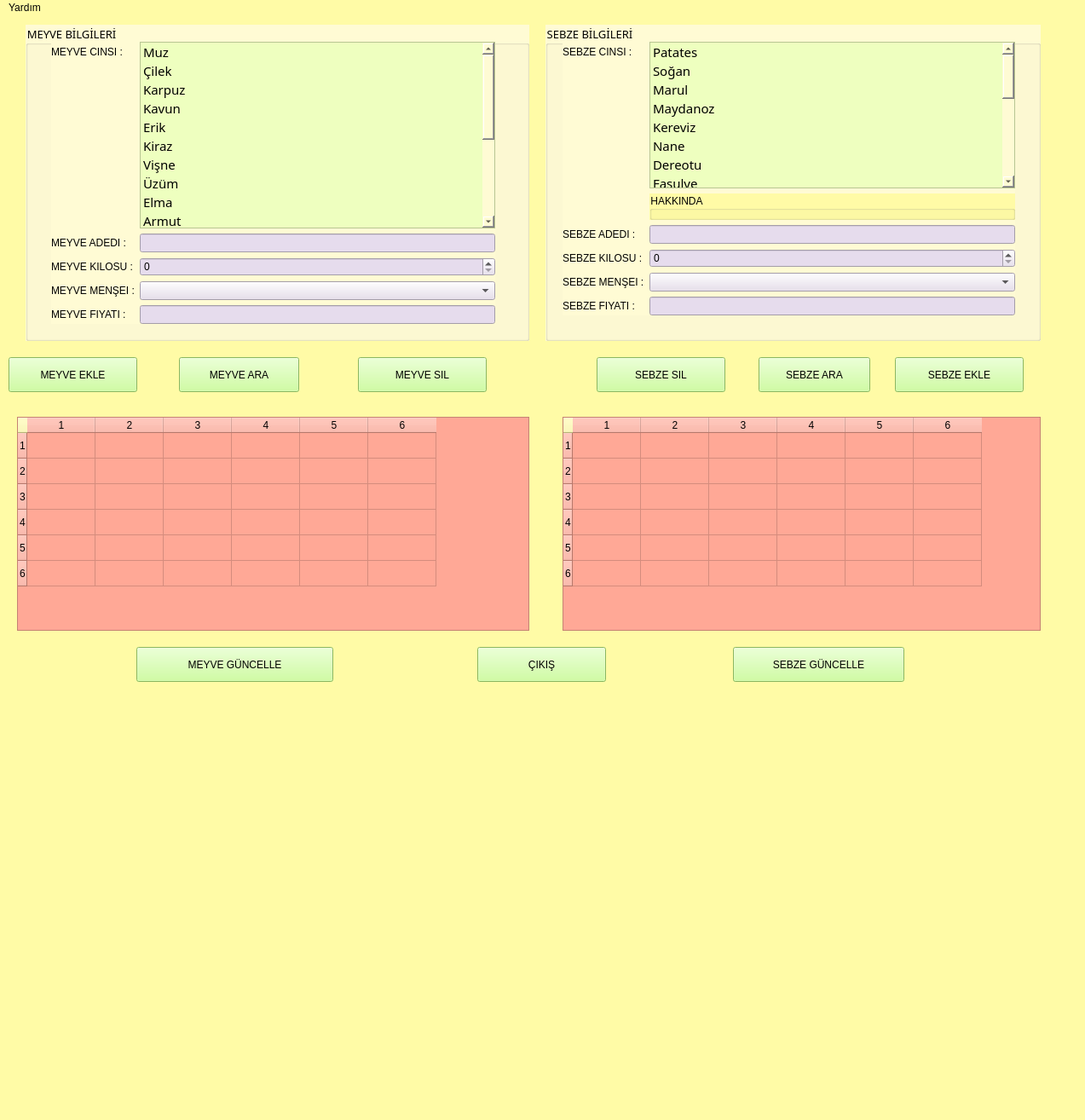
<?xml version="1.0" encoding="UTF-8"?>
<ui version="4.0">
 <class>MainWindow</class>
 <widget class="QMainWindow" name="MainWindow">
  <property name="geometry">
   <rect>
    <x>0</x>
    <y>0</y>
    <width>1273</width>
    <height>1314</height>
   </rect>
  </property>
  <property name="windowTitle">
   <string>MainWindow</string>
  </property>
  <property name="styleSheet">
   <string notr="true">background-color: rgb(255, 255, 255);
background-color: rgb(255, 251, 166);
</string>
  </property>
  <widget class="QWidget" name="centralwidget">
   <widget class="QPushButton" name="btnCikis">
    <property name="geometry">
     <rect>
      <x>560</x>
      <y>740</y>
      <width>151</width>
      <height>41</height>
     </rect>
    </property>
    <property name="styleSheet">
     <string notr="true">font: 10pt &quot;Gill Sans Ultra Bold&quot;;
background-color: rgb(194, 255, 135);</string>
    </property>
    <property name="text">
     <string>ÇIKIŞ</string>
    </property>
   </widget>
   <widget class="QPushButton" name="btnSebzeEkle">
    <property name="geometry">
     <rect>
      <x>1050</x>
      <y>400</y>
      <width>151</width>
      <height>41</height>
     </rect>
    </property>
    <property name="styleSheet">
     <string notr="true">font: 10pt &quot;Gill Sans Ultra Bold&quot;;
background-color: rgb(194, 255, 135);</string>
    </property>
    <property name="text">
     <string>SEBZE EKLE</string>
    </property>
   </widget>
   <widget class="QPushButton" name="btnMeyveSil">
    <property name="geometry">
     <rect>
      <x>420</x>
      <y>400</y>
      <width>151</width>
      <height>41</height>
     </rect>
    </property>
    <property name="styleSheet">
     <string notr="true">font: 10pt &quot;Gill Sans Ultra Bold&quot;;
background-color: rgb(194, 255, 135);</string>
    </property>
    <property name="text">
     <string>MEYVE SIL</string>
    </property>
   </widget>
   <widget class="QTableWidget" name="twmeyvelistesi">
    <property name="geometry">
     <rect>
      <x>20</x>
      <y>470</y>
      <width>601</width>
      <height>251</height>
     </rect>
    </property>
    <property name="styleSheet">
     <string notr="true">background-color: rgb(255, 168, 150);</string>
    </property>
    <attribute name="horizontalHeaderDefaultSectionSize">
     <number>80</number>
    </attribute>
    <row>
     <property name="text">
      <string>1</string>
     </property>
    </row>
    <row>
     <property name="text">
      <string>2</string>
     </property>
    </row>
    <row>
     <property name="text">
      <string>3</string>
     </property>
    </row>
    <row>
     <property name="text">
      <string>4</string>
     </property>
    </row>
    <row>
     <property name="text">
      <string>5</string>
     </property>
    </row>
    <row>
     <property name="text">
      <string>6</string>
     </property>
    </row>
    <column>
     <property name="text">
      <string>1</string>
     </property>
    </column>
    <column>
     <property name="text">
      <string>2</string>
     </property>
    </column>
    <column>
     <property name="text">
      <string>3</string>
     </property>
    </column>
    <column>
     <property name="text">
      <string>4</string>
     </property>
    </column>
    <column>
     <property name="text">
      <string>5</string>
     </property>
    </column>
    <column>
     <property name="text">
      <string>6</string>
     </property>
    </column>
   </widget>
   <widget class="QPushButton" name="btnGuncelle">
    <property name="geometry">
     <rect>
      <x>160</x>
      <y>740</y>
      <width>231</width>
      <height>41</height>
     </rect>
    </property>
    <property name="styleSheet">
     <string notr="true">font: 10pt &quot;Gill Sans Ultra Bold&quot;;
background-color: rgb(194, 255, 135);</string>
    </property>
    <property name="text">
     <string>MEYVE GÜNCELLE</string>
    </property>
   </widget>
   <widget class="QPushButton" name="btnSebzesil">
    <property name="geometry">
     <rect>
      <x>700</x>
      <y>400</y>
      <width>151</width>
      <height>41</height>
     </rect>
    </property>
    <property name="styleSheet">
     <string notr="true">font: 10pt &quot;Gill Sans Ultra Bold&quot;;
background-color: rgb(194, 255, 135);</string>
    </property>
    <property name="text">
     <string>SEBZE SIL</string>
    </property>
   </widget>
   <widget class="QTableWidget" name="twsebzelistesi">
    <property name="geometry">
     <rect>
      <x>660</x>
      <y>470</y>
      <width>561</width>
      <height>251</height>
     </rect>
    </property>
    <property name="styleSheet">
     <string notr="true">background-color: rgb(255, 168, 150);</string>
    </property>
    <attribute name="horizontalHeaderDefaultSectionSize">
     <number>80</number>
    </attribute>
    <row>
     <property name="text">
      <string>1</string>
     </property>
    </row>
    <row>
     <property name="text">
      <string>2</string>
     </property>
    </row>
    <row>
     <property name="text">
      <string>3</string>
     </property>
    </row>
    <row>
     <property name="text">
      <string>4</string>
     </property>
    </row>
    <row>
     <property name="text">
      <string>5</string>
     </property>
    </row>
    <row>
     <property name="text">
      <string>6</string>
     </property>
    </row>
    <column>
     <property name="text">
      <string>1</string>
     </property>
    </column>
    <column>
     <property name="text">
      <string>2</string>
     </property>
    </column>
    <column>
     <property name="text">
      <string>3</string>
     </property>
    </column>
    <column>
     <property name="text">
      <string>4</string>
     </property>
    </column>
    <column>
     <property name="text">
      <string>5</string>
     </property>
    </column>
    <column>
     <property name="text">
      <string>6</string>
     </property>
    </column>
   </widget>
   <widget class="QPushButton" name="btnMeyveEkle">
    <property name="geometry">
     <rect>
      <x>10</x>
      <y>400</y>
      <width>151</width>
      <height>41</height>
     </rect>
    </property>
    <property name="styleSheet">
     <string notr="true">font: 10pt &quot;Gill Sans Ultra Bold&quot;;
background-color: rgb(194, 255, 135);</string>
    </property>
    <property name="text">
     <string>MEYVE EKLE</string>
    </property>
   </widget>
   <widget class="QPushButton" name="btnSebzeGuncelle">
    <property name="geometry">
     <rect>
      <x>860</x>
      <y>740</y>
      <width>201</width>
      <height>41</height>
     </rect>
    </property>
    <property name="styleSheet">
     <string notr="true">font: 10pt &quot;Gill Sans Ultra Bold&quot;;
background-color: rgb(194, 255, 135);</string>
    </property>
    <property name="text">
     <string>SEBZE GÜNCELLE</string>
    </property>
   </widget>
   <widget class="QGroupBox" name="groupBox">
    <property name="geometry">
     <rect>
      <x>30</x>
      <y>10</y>
      <width>591</width>
      <height>371</height>
     </rect>
    </property>
    <property name="font">
     <font>
      <family>Mistral</family>
      <pointsize>10</pointsize>
     </font>
    </property>
    <property name="styleSheet">
     <string notr="true">background-color: rgb(255, 251, 212);</string>
    </property>
    <property name="title">
     <string>MEYVE BİLGİLERİ</string>
    </property>
    <widget class="QWidget" name="formLayoutWidget_2">
     <property name="geometry">
      <rect>
       <x>30</x>
       <y>20</y>
       <width>521</width>
       <height>331</height>
      </rect>
     </property>
     <layout class="QFormLayout" name="formLayout_3">
      <item row="0" column="0">
       <widget class="QLabel" name="label">
        <property name="styleSheet">
         <string notr="true">font: 10pt &quot;Gill Sans Ultra Bold&quot;;</string>
        </property>
        <property name="text">
         <string>MEYVE CINSI :</string>
        </property>
       </widget>
      </item>
      <item row="1" column="0">
       <widget class="QLabel" name="label_2">
        <property name="styleSheet">
         <string notr="true">font: 10pt &quot;Gill Sans Ultra Bold&quot;;</string>
        </property>
        <property name="text">
         <string>MEYVE ADEDI :</string>
        </property>
       </widget>
      </item>
      <item row="1" column="1">
       <widget class="QLineEdit" name="lneMeyveAdedi">
        <property name="font">
         <font>
          <pointsize>9</pointsize>
         </font>
        </property>
        <property name="styleSheet">
         <string notr="true">background-color: rgb(242, 191, 255);
background-color: rgb(230, 220, 237);</string>
        </property>
       </widget>
      </item>
      <item row="2" column="0">
       <widget class="QLabel" name="label_5">
        <property name="styleSheet">
         <string notr="true">font: 10pt &quot;Gill Sans Ultra Bold&quot;;</string>
        </property>
        <property name="text">
         <string>MEYVE KILOSU :</string>
        </property>
       </widget>
      </item>
      <item row="2" column="1">
       <widget class="QSpinBox" name="spnMeyvesKilo">
        <property name="font">
         <font>
          <pointsize>9</pointsize>
         </font>
        </property>
        <property name="styleSheet">
         <string notr="true">background-color: rgb(230, 220, 237);</string>
        </property>
       </widget>
      </item>
      <item row="3" column="0">
       <widget class="QLabel" name="label_3">
        <property name="styleSheet">
         <string notr="true">font: 10pt &quot;Gill Sans Ultra Bold&quot;;</string>
        </property>
        <property name="text">
         <string>MEYVE MENŞEI :</string>
        </property>
       </widget>
      </item>
      <item row="3" column="1">
       <widget class="QComboBox" name="cmbMeyveMensei">
        <property name="font">
         <font>
          <pointsize>9</pointsize>
         </font>
        </property>
        <property name="styleSheet">
         <string notr="true">background-color: rgb(230, 220, 237);</string>
        </property>
        <property name="currentIndex">
         <number>-1</number>
        </property>
        <item>
         <property name="text">
          <string>Yerli</string>
         </property>
        </item>
        <item>
         <property name="text">
          <string>İthal</string>
         </property>
        </item>
       </widget>
      </item>
      <item row="4" column="0">
       <widget class="QLabel" name="label_4">
        <property name="styleSheet">
         <string notr="true">
font: 10pt &quot;Gill Sans Ultra Bold&quot;;</string>
        </property>
        <property name="text">
         <string>MEYVE FIYATI :</string>
        </property>
       </widget>
      </item>
      <item row="4" column="1">
       <widget class="QLineEdit" name="lneMeyveFiyat">
        <property name="font">
         <font>
          <pointsize>9</pointsize>
         </font>
        </property>
        <property name="styleSheet">
         <string notr="true">background-color: rgb(230, 220, 237);</string>
        </property>
       </widget>
      </item>
      <item row="0" column="1">
       <widget class="QListWidget" name="lwMeyveCinsi">
        <property name="font">
         <font>
          <family>Rockwell Condensed</family>
          <pointsize>11</pointsize>
          <weight>50</weight>
          <italic>false</italic>
          <bold>false</bold>
         </font>
        </property>
        <property name="styleSheet">
         <string notr="true">background-color: #EEFFBF</string>
        </property>
        <item>
         <property name="text">
          <string>Muz</string>
         </property>
        </item>
        <item>
         <property name="text">
          <string>Çilek</string>
         </property>
        </item>
        <item>
         <property name="text">
          <string>Karpuz</string>
         </property>
        </item>
        <item>
         <property name="text">
          <string>Kavun</string>
         </property>
        </item>
        <item>
         <property name="text">
          <string>Erik</string>
         </property>
        </item>
        <item>
         <property name="text">
          <string>Kiraz</string>
         </property>
        </item>
        <item>
         <property name="text">
          <string>Vişne</string>
         </property>
        </item>
        <item>
         <property name="text">
          <string>Üzüm</string>
         </property>
        </item>
        <item>
         <property name="text">
          <string>Elma</string>
         </property>
        </item>
        <item>
         <property name="text">
          <string>Armut</string>
         </property>
        </item>
        <item>
         <property name="text">
          <string>Ananas</string>
         </property>
        </item>
        <item>
         <property name="text">
          <string>Mango</string>
         </property>
        </item>
        <item>
         <property name="text">
          <string>Böğürtlen</string>
         </property>
        </item>
        <item>
         <property name="text">
          <string>Yenidünya</string>
         </property>
        </item>
        <item>
         <property name="text">
          <string>Şeftali</string>
         </property>
        </item>
        <item>
         <property name="text">
          <string>Nektari</string>
         </property>
        </item>
        <item>
         <property name="text">
          <string>Yaban mersini</string>
         </property>
        </item>
       </widget>
      </item>
     </layout>
    </widget>
   </widget>
   <widget class="QGroupBox" name="groupBox_2">
    <property name="geometry">
     <rect>
      <x>640</x>
      <y>10</y>
      <width>581</width>
      <height>371</height>
     </rect>
    </property>
    <property name="font">
     <font>
      <family>Mistral</family>
      <pointsize>10</pointsize>
     </font>
    </property>
    <property name="styleSheet">
     <string notr="true">background-color: rgb(255, 251, 212);</string>
    </property>
    <property name="title">
     <string>SEBZE BİLGİLERİ</string>
    </property>
    <widget class="QWidget" name="formLayoutWidget">
     <property name="geometry">
      <rect>
       <x>20</x>
       <y>20</y>
       <width>531</width>
       <height>321</height>
      </rect>
     </property>
     <layout class="QFormLayout" name="formLayout_2">
      <item row="0" column="1">
       <widget class="QListWidget" name="lwSebzeCinsi">
        <property name="font">
         <font>
          <family>Rockwell Condensed</family>
          <pointsize>11</pointsize>
          <weight>50</weight>
          <italic>false</italic>
          <bold>false</bold>
         </font>
        </property>
        <property name="styleSheet">
         <string notr="true">background-color: rgb(238, 255, 191);</string>
        </property>
        <item>
         <property name="text">
          <string>Patates</string>
         </property>
        </item>
        <item>
         <property name="text">
          <string>Soğan</string>
         </property>
        </item>
        <item>
         <property name="text">
          <string>Marul</string>
         </property>
        </item>
        <item>
         <property name="text">
          <string>Maydanoz</string>
         </property>
        </item>
        <item>
         <property name="text">
          <string>Kereviz</string>
         </property>
        </item>
        <item>
         <property name="text">
          <string>Nane</string>
         </property>
        </item>
        <item>
         <property name="text">
          <string>Dereotu</string>
         </property>
        </item>
        <item>
         <property name="text">
          <string>Fasulye</string>
         </property>
        </item>
        <item>
         <property name="text">
          <string>Kabak</string>
         </property>
        </item>
        <item>
         <property name="text">
          <string>Patlıcan</string>
         </property>
        </item>
        <item>
         <property name="text">
          <string>Domates</string>
         </property>
        </item>
        <item>
         <property name="text">
          <string>Biber</string>
         </property>
        </item>
        <item>
         <property name="text">
          <string>Mısır</string>
         </property>
        </item>
        <item>
         <property name="text">
          <string>Ispanak</string>
         </property>
        </item>
        <item>
         <property name="text">
          <string>Brokoli</string>
         </property>
        </item>
        <item>
         <property name="text">
          <string>Bamya</string>
         </property>
        </item>
        <item>
         <property name="text">
          <string>Bezelye</string>
         </property>
        </item>
        <item>
         <property name="text">
          <string>Barbunya</string>
         </property>
        </item>
        <item>
         <property name="text">
          <string>Havuç</string>
         </property>
        </item>
       </widget>
      </item>
      <item row="2" column="0">
       <widget class="QLabel" name="label_7">
        <property name="styleSheet">
         <string notr="true">font: 10pt &quot;Gill Sans Ultra Bold&quot;;</string>
        </property>
        <property name="text">
         <string>SEBZE ADEDI :</string>
        </property>
       </widget>
      </item>
      <item row="2" column="1">
       <widget class="QLineEdit" name="lneSebzeAdedi">
        <property name="font">
         <font>
          <pointsize>9</pointsize>
         </font>
        </property>
        <property name="styleSheet">
         <string notr="true">background-color: rgb(230, 220, 237);</string>
        </property>
       </widget>
      </item>
      <item row="3" column="0">
       <widget class="QLabel" name="label_10">
        <property name="styleSheet">
         <string notr="true">font: 10pt &quot;Gill Sans Ultra Bold&quot;;</string>
        </property>
        <property name="text">
         <string>SEBZE KILOSU :</string>
        </property>
       </widget>
      </item>
      <item row="3" column="1">
       <widget class="QSpinBox" name="spnSebzeKilo">
        <property name="font">
         <font>
          <pointsize>9</pointsize>
         </font>
        </property>
        <property name="styleSheet">
         <string notr="true">background-color: rgb(230, 220, 237);</string>
        </property>
       </widget>
      </item>
      <item row="4" column="0">
       <widget class="QLabel" name="label_8">
        <property name="styleSheet">
         <string notr="true">font: 10pt &quot;Gill Sans Ultra Bold&quot;;</string>
        </property>
        <property name="text">
         <string>SEBZE MENŞEI :</string>
        </property>
       </widget>
      </item>
      <item row="4" column="1">
       <widget class="QComboBox" name="cmbSebzeMensei">
        <property name="font">
         <font>
          <pointsize>9</pointsize>
         </font>
        </property>
        <property name="styleSheet">
         <string notr="true">background-color: rgb(230, 220, 237);</string>
        </property>
        <property name="currentIndex">
         <number>-1</number>
        </property>
        <item>
         <property name="text">
          <string>Yerli</string>
         </property>
        </item>
        <item>
         <property name="text">
          <string>İthal</string>
         </property>
        </item>
       </widget>
      </item>
      <item row="5" column="0">
       <widget class="QLabel" name="label_9">
        <property name="styleSheet">
         <string notr="true">font: 10pt &quot;Gill Sans Ultra Bold&quot;;</string>
        </property>
        <property name="text">
         <string>SEBZE FIYATI :</string>
        </property>
       </widget>
      </item>
      <item row="5" column="1">
       <widget class="QLineEdit" name="lneSebzeFiyat">
        <property name="font">
         <font>
          <pointsize>9</pointsize>
         </font>
        </property>
        <property name="styleSheet">
         <string notr="true">background-color: rgb(230, 220, 237);</string>
        </property>
       </widget>
      </item>
      <item row="0" column="0">
       <widget class="QLabel" name="label_6">
        <property name="styleSheet">
         <string notr="true">font: 10pt &quot;Gill Sans Ultra Bold&quot;;</string>
        </property>
        <property name="text">
         <string>SEBZE CINSI :</string>
        </property>
       </widget>
      </item>
      <item row="1" column="1">
       <widget class="QGroupBox" name="groupBox_3">
        <property name="styleSheet">
         <string notr="true">background-color: rgb(255, 255, 255);
background-color: rgb(255, 251, 166);
</string>
        </property>
        <property name="title">
         <string>HAKKINDA</string>
        </property>
        <widget class="QWidget" name="verticalLayoutWidget">
         <property name="geometry">
          <rect>
           <x>70</x>
           <y>250</y>
           <width>1051</width>
           <height>161</height>
          </rect>
         </property>
         <layout class="QVBoxLayout" name="verticalLayout">
          <item>
           <widget class="QLineEdit" name="lineEdit">
            <property name="styleSheet">
             <string notr="true">font: 10pt &quot;Gill Sans Ultra Bold&quot;;
background-color: rgb(194, 255, 135);
</string>
            </property>
            <property name="text">
             <string>ÖZELLIKLER</string>
            </property>
           </widget>
          </item>
          <item>
           <widget class="QLabel" name="label_11">
            <property name="styleSheet">
             <string notr="true">background-color: rgb(234, 255, 221);
font: 63 8pt &quot;Bahnschrift SemiBold&quot;;
font: 10pt &quot;MS Shell Dlg 2&quot;;
background-color: rgb(230, 220, 237);

</string>
            </property>
            <property name="text">
             <string>Meyve ve sebzelerin stok yönetimi
Yeni meyve ve sebze kaydı ekleme, güncelleme, silme
Meyve ve sebzeleri türlerine, adetlerine ve menşe bilgilerine göre arama yapabilme
Veritabanı ile güvenli veri saklama</string>
            </property>
           </widget>
          </item>
         </layout>
        </widget>
        <widget class="QWidget" name="verticalLayoutWidget_2">
         <property name="geometry">
          <rect>
           <x>70</x>
           <y>80</y>
           <width>1051</width>
           <height>173</height>
          </rect>
         </property>
         <layout class="QVBoxLayout" name="verticalLayout_2">
          <item>
           <widget class="QLineEdit" name="lineEdit_2">
            <property name="styleSheet">
             <string notr="true">font: 10pt &quot;Gill Sans Ultra Bold&quot;;
background-color: rgb(194, 255, 135);</string>
            </property>
            <property name="text">
             <string>HAKKINDA</string>
            </property>
           </widget>
          </item>
          <item>
           <widget class="QLabel" name="label_12">
            <property name="styleSheet">
             <string notr="true">background-color: rgb(234, 255, 221);
font: 75 20pt &quot;MS Shell Dlg 2&quot;;
font: 75 10pt &quot;MS Shell Dlg 2&quot;;
font: 63 8pt &quot;Bahnschrift SemiBold&quot;;
font: 10pt &quot;MS Shell Dlg 2&quot;;
background-color: rgb(230, 220, 237);</string>
            </property>
            <property name="text">
             <string>Bu uygulama, meyve ve sebzelerin stok yönetimini sağlayan bir depo yönetim uygulamasıdır.
 Kullanıcılar, meyve ve sebzelerin türlerini, adetlerini, fiyatlarını ve menşe bilgilerini kaydedebilir, güncelleyebilir, arayabilir ve silebilirler. 
 Ayrıca, meyve ve sebzeleri türlerine, adetlerine ve menşe bilgilerine göre arama yapabilirler.
</string>
            </property>
           </widget>
          </item>
          <item>
           <widget class="QLabel" name="label_13">
            <property name="styleSheet">
             <string notr="true">background-color: rgb(234, 255, 221);
font: 63 8pt &quot;Bahnschrift SemiBold&quot;;
font: 10pt &quot;MS Shell Dlg 2&quot;;
background-color: rgb(230, 220, 237);
</string>
            </property>
            <property name="text">
             <string>Bu uygulama, PyQt5 kütüphanesi kullanılarak Python programlama dili ile geliştirilmiştir.
 Arayüz tasarımı için Qt Designer kullanılmış, veritabanı işlemleri için SQLite kullanılmıştır.</string>
            </property>
           </widget>
          </item>
         </layout>
        </widget>
       </widget>
      </item>
     </layout>
    </widget>
   </widget>
   <widget class="QPushButton" name="btnMeyveAra">
    <property name="geometry">
     <rect>
      <x>210</x>
      <y>400</y>
      <width>141</width>
      <height>41</height>
     </rect>
    </property>
    <property name="styleSheet">
     <string notr="true">font: 10pt &quot;Gill Sans Ultra Bold&quot;;
background-color: rgb(194, 255, 135);</string>
    </property>
    <property name="text">
     <string>MEYVE ARA</string>
    </property>
   </widget>
   <widget class="QPushButton" name="btnSebzeAra">
    <property name="geometry">
     <rect>
      <x>890</x>
      <y>400</y>
      <width>131</width>
      <height>41</height>
     </rect>
    </property>
    <property name="styleSheet">
     <string notr="true">font: 10pt &quot;Gill Sans Ultra Bold&quot;;
background-color: rgb(194, 255, 135);</string>
    </property>
    <property name="text">
     <string>SEBZE ARA</string>
    </property>
   </widget>
  </widget>
  <widget class="QMenuBar" name="menubar">
   <property name="geometry">
    <rect>
     <x>0</x>
     <y>0</y>
     <width>1273</width>
     <height>26</height>
    </rect>
   </property>
   <widget class="QMenu" name="menuYard_m">
    <property name="title">
     <string>Yardım</string>
    </property>
    <addaction name="actionHakk_nda"/>
   </widget>
   <addaction name="menuYard_m"/>
  </widget>
  <widget class="QStatusBar" name="statusbar"/>
  <action name="actionHakk_nda">
   <property name="text">
    <string>Hakkında</string>
   </property>
  </action>
 </widget>
 <resources/>
 <connections/>
</ui>
